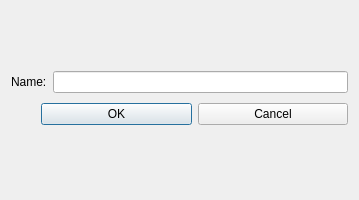
<?xml version="1.0" encoding="UTF-8"?>
<ui version="4.0">
 <class>MyDialog</class>
 <widget class="QDialog" name="MyDialog">
  <property name="geometry">
   <rect>
    <x>0</x>
    <y>0</y>
    <width>359</width>
    <height>200</height>
   </rect>
  </property>
  <property name="windowTitle">
   <string>Dialog</string>
  </property>
  <layout class="QVBoxLayout" name="verticalLayout_2">
   <item>
    <layout class="QVBoxLayout" name="verticalLayout">
     <item>
      <layout class="QHBoxLayout" name="horizontalLayout">
       <item>
        <widget class="QLabel" name="label">
         <property name="text">
          <string>Name:</string>
         </property>
         <property name="buddy">
          <cstring>lineEdit</cstring>
         </property>
        </widget>
       </item>
       <item>
        <widget class="QLineEdit" name="lineEdit"/>
       </item>
      </layout>
     </item>
     <item>
      <layout class="QHBoxLayout" name="horizontalLayout_2">
       <item>
        <spacer name="horizontalSpacer">
         <property name="orientation">
          <enum>Qt::Horizontal</enum>
         </property>
         <property name="sizeType">
          <enum>QSizePolicy::Minimum</enum>
         </property>
         <property name="sizeHint" stdset="0">
          <size>
           <width>30</width>
           <height>30</height>
          </size>
         </property>
        </spacer>
       </item>
       <item>
        <widget class="QPushButton" name="pushButton">
         <property name="text">
          <string>OK</string>
         </property>
        </widget>
       </item>
       <item>
        <widget class="QPushButton" name="pushButton_2">
         <property name="text">
          <string>Cancel</string>
         </property>
        </widget>
       </item>
      </layout>
     </item>
    </layout>
   </item>
  </layout>
  <zorder>label</zorder>
  <zorder>pushButton</zorder>
  <zorder>pushButton_2</zorder>
  <zorder>lineEdit</zorder>
  <zorder>lineEdit</zorder>
 </widget>
 <tabstops>
  <tabstop>lineEdit</tabstop>
  <tabstop>pushButton</tabstop>
  <tabstop>pushButton_2</tabstop>
 </tabstops>
 <resources/>
 <connections>
  <connection>
   <sender>pushButton_2</sender>
   <signal>clicked()</signal>
   <receiver>MyDialog</receiver>
   <slot>close()</slot>
   <hints>
    <hint type="sourcelabel">
     <x>285</x>
     <y>150</y>
    </hint>
    <hint type="destinationlabel">
     <x>287</x>
     <y>173</y>
    </hint>
   </hints>
  </connection>
  <connection>
   <sender>pushButton</sender>
   <signal>clicked()</signal>
   <receiver>pushButton</receiver>
   <slot>update()</slot>
   <hints>
    <hint type="sourcelabel">
     <x>145</x>
     <y>148</y>
    </hint>
    <hint type="destinationlabel">
     <x>145</x>
     <y>148</y>
    </hint>
   </hints>
  </connection>
 </connections>
</ui>
